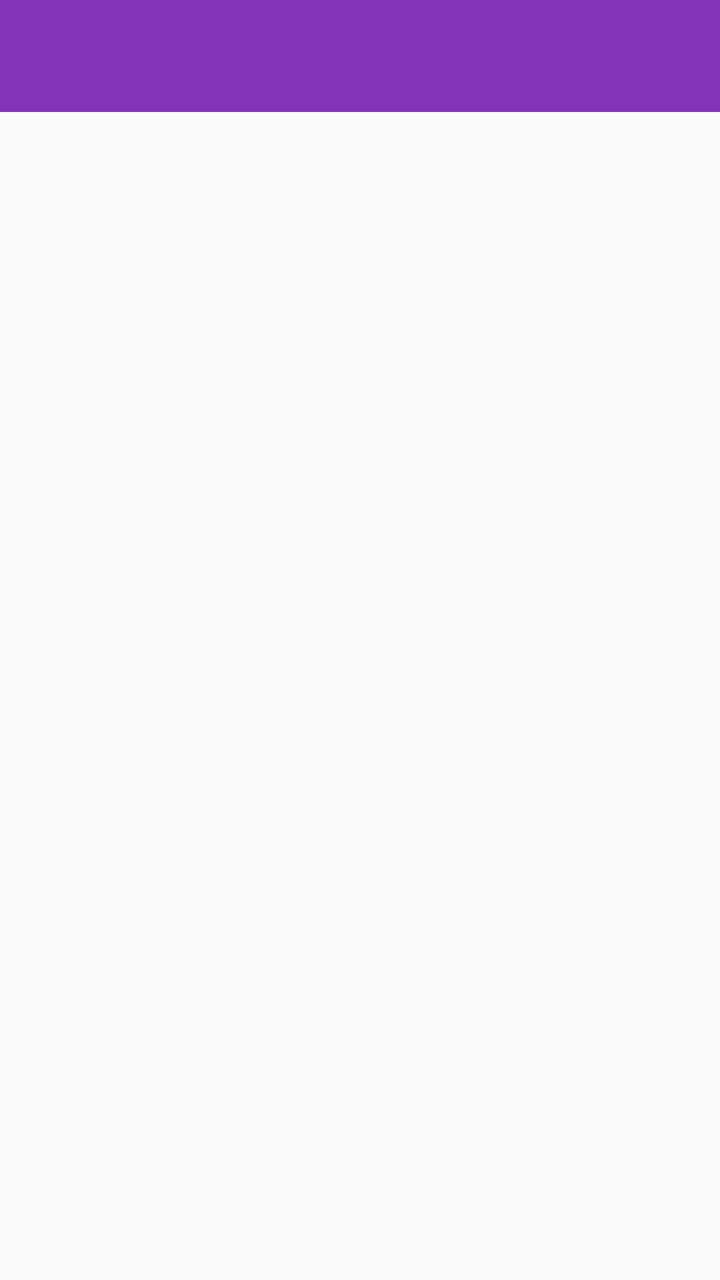
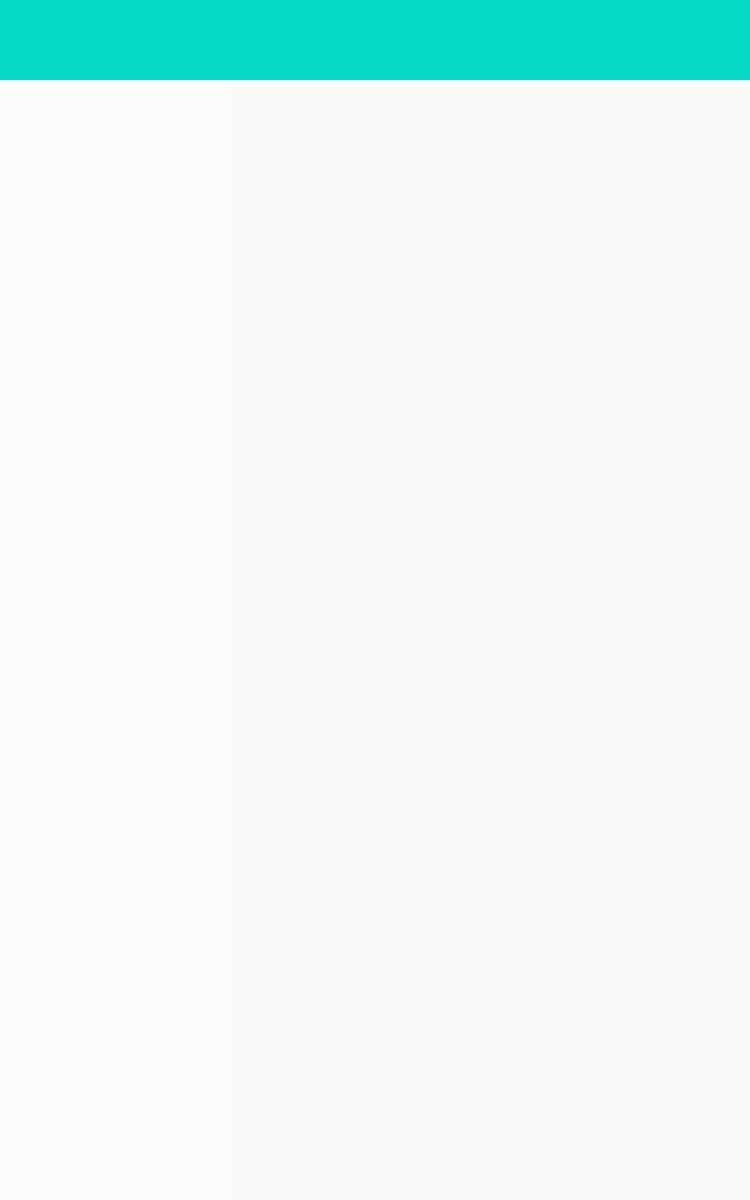

Two renders of one Android screen. The first uses the default layout on a phone; the second uses the alternative layout the repository ships for a different screen configuration, on a matching device. The two XML files are below.
<!-- AndroidManifest.xml: activity theme AppTheme.NoActionBar -->
<!-- res/layout/activity_main.xml -->
<?xml version="1.0" encoding="utf-8"?>
<RelativeLayout xmlns:android="http://schemas.android.com/apk/res/android"
    xmlns:app="http://schemas.android.com/apk/res-auto"
    xmlns:tools="http://schemas.android.com/tools"
    android:layout_width="match_parent"
    android:layout_height="match_parent"
    android:fitsSystemWindows="true"
    tools:context="com.example.user.moviesapplication.MainActivity">

    <android.support.v7.widget.Toolbar
        android:layout_width="match_parent"
        android:layout_height="wrap_content"
        android:background="#8134b8"
        android:id="@+id/toolbar">

    </android.support.v7.widget.Toolbar>


    <FrameLayout
        android:layout_width="match_parent"
        android:layout_height="match_parent"
        android:id="@+id/MainFragment"
        android:layout_below="@+id/toolbar">
    </FrameLayout>

</RelativeLayout>
<!-- resources referenced by this layout -->
<resources>
  <style name="AppTheme.NoActionBar">
          <item name="windowActionBar">false</item>
          <item name="windowNoTitle">true</item>
      </style>
</resources>
<!-- res/layout-sw600dp/activity_main.xml (the repository's variant of the layout above) -->
<!-- drawn on a 7-inch tablet held upright -->
<?xml version="1.0" encoding="utf-8"?>
<RelativeLayout xmlns:android="http://schemas.android.com/apk/res/android"
    xmlns:app="http://schemas.android.com/apk/res-auto"
    xmlns:tools="http://schemas.android.com/tools"
    android:layout_width="match_parent"
    android:layout_height="match_parent"
    android:fitsSystemWindows="true"
    android:orientation="horizontal"
    tools:context="com.example.user.moviesapplication.MainActivity">

    <android.support.v7.widget.Toolbar
        android:layout_width="match_parent"
        android:layout_height="wrap_content"
        android:background="@color/colorAccent"
        android:id="@+id/toolbar">

    </android.support.v7.widget.Toolbar>

<LinearLayout
    android:layout_width="match_parent"
    android:layout_height="match_parent"
    android:orientation="horizontal"
    android:layout_below="@id/toolbar">

    <FrameLayout
        android:layout_width="0dp"
        android:layout_height="match_parent"
        android:layout_weight="0.3"
        android:id="@+id/MainFragment"
        android:background="#fcfcfb"
        >
    </FrameLayout>
    <FrameLayout
        android:layout_width="0dp"
        android:layout_height="match_parent"
        android:layout_weight="0.7"
        android:background="#f9fafa"
        android:id="@+id/DetailFragment">
    </FrameLayout>
</LinearLayout>

</RelativeLayout>
